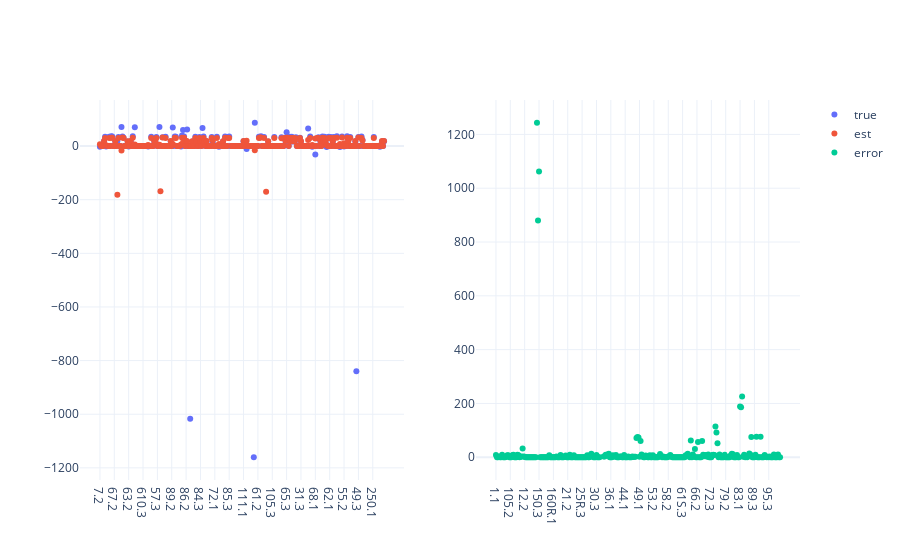

The cell this chart's notebook holds for it:
### Code cell
true = true_powers.loc[ts]
est = est_powers.loc[ts]
error = true - est

fig = make_subplots(rows=1, cols=2)
fig.add_trace(
    go.Scatter(name="true", x=true.index, y=true.values.real, mode="markers"),
    row=1,
    col=1,
)
fig.add_trace(
    go.Scatter(name="est", x=est.index, y=est.values.real, mode="markers"), row=1, col=1
)
fig.add_trace(
    go.Scatter(name="error", x=error.index, y=error.abs(), mode="markers"), row=1, col=2
)
fig.update_layout(template="plotly_white")
fig.show()

### Figure 1 — Plotly figure (JSON) as saved in the notebook; plotly's stock layout.template omitted (floating-point values rounded to 4 significant figures; data arrays with more than 128 entries replaced by an {"elided": "..."} marker saying what was removed)
{"data": [{"mode": "markers", "name": "true", "type": "scatter", "x": {"elided": "278 str values"}, "xaxis": "x", "y": {"elided": "278 float values"}, "yaxis": "y"}, {"mode": "markers", "name": "est", "type": "scatter", "x": {"elided": "274 str values"}, "xaxis": "x", "y": {"elided": "274 float values"}, "yaxis": "y"}, {"mode": "markers", "name": "error", "type": "scatter", "x": {"elided": "278 str values"}, "xaxis": "x2", "y": {"elided": "278 float values"}, "yaxis": "y2"}], "layout": {"autosize": true, "xaxis": {"anchor": "y", "autorange": true, "domain": [0, 0.45], "range": [-21.05, 298.0], "type": "category"}, "xaxis2": {"anchor": "y2", "autorange": true, "domain": [0.55, 1], "range": [-21.05, 298.0], "type": "category"}, "yaxis": {"anchor": "x", "autorange": true, "domain": [0, 1], "range": [-1263.0, 189.9], "type": "linear"}, "yaxis2": {"anchor": "x2", "autorange": true, "domain": [0, 1], "range": [-102.6, 1346.0], "type": "linear"}}}
